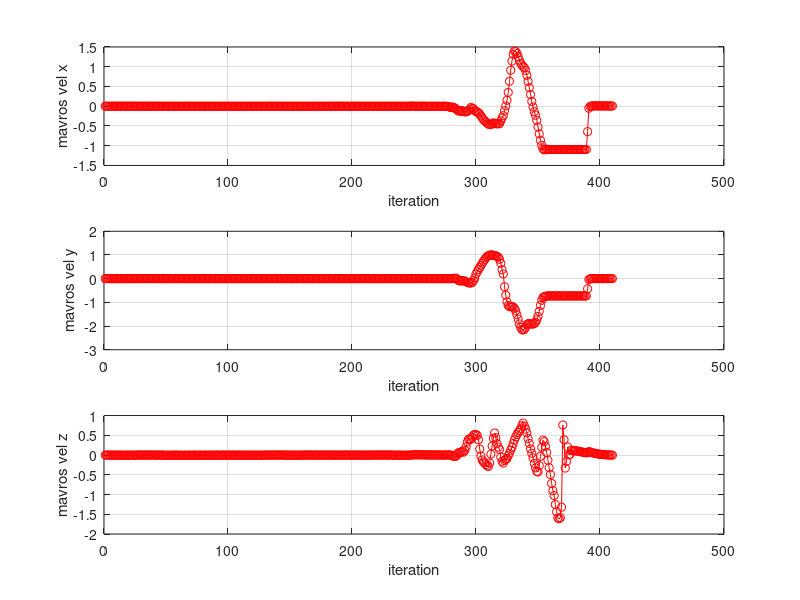
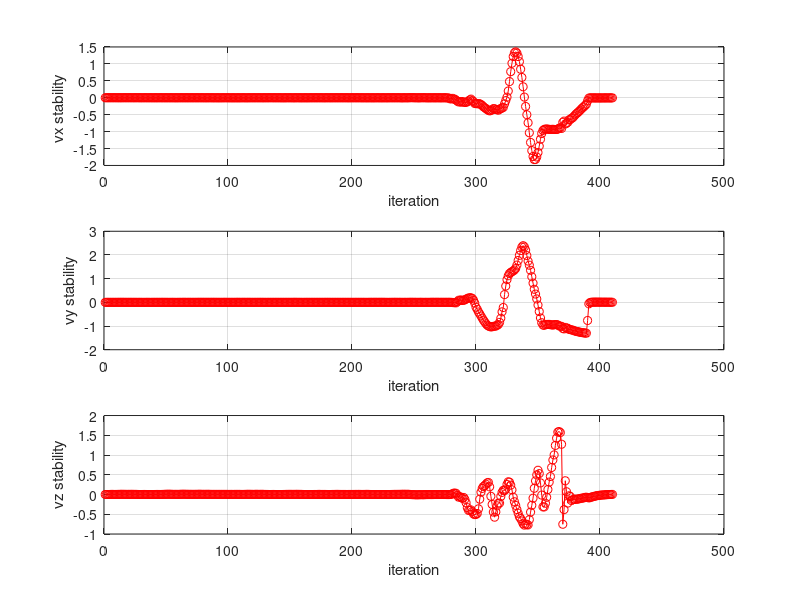

The MATLAB source for these figures, in order:
clear all; close all; clc;
addpath('./results and plots');
data = csvread('accelerometer_data2_forward_test_08_07.csv');
v_enu_x = data(:,1);
v_enu_y = data(:,2);
v_enu_z = data(:,3);
v_stability_x = data(:,4);
v_stability_y = data(:,5);
v_stability_z = data(:,6);
u_forward = data(:,7);
u_crab = data(:,8);
% psi = rad2deg(data(:,9));
% theta = rad2deg(data(:,10));
% phi = rad2deg(data(:,11));
% u_dot_forward = data(:,12);
% u_dot_crab = data(:,13);
% Z_d_dot = data(:,14);
% imu_acc_x = data(:,15);
% imu_acc_y = data(:,16);
% imu_acc_z = data(:,17);


figure(1);
subplot(3,1,1)
plot(v_enu_x, 'ro-');
xlabel('iteration');
ylabel('mavros vel x');
grid on;

subplot(3,1,2)
plot(v_enu_y, 'ro-');
xlabel('iteration');
ylabel('mavros vel y');
grid on;
subplot(3,1,3)
plot(v_enu_z, 'ro-');
xlabel('iteration');
ylabel('mavros vel z');
grid on;

figure(2);
grid on;
subplot(3,1,1)
plot(v_stability_x,'ro-');
xlabel('iteration')
ylabel('vx stability ')
grid on;

subplot(3,1,2)
plot(v_stability_y,'ro-');
xlabel('iteration')
ylabel('vy stability')
grid on;

subplot(3,1,3)
plot(v_stability_z,'ro-');
xlabel('iteration')
ylabel('vz stability')
grid on;
% 
% figure(3);
% grid on;
% subplot(2,1,1)
% plot(u_forward,'ro-');
% xlabel('iteration')
% ylabel('u  forward')
% grid on;
% 
% subplot(2,1,2)
% plot(u_crab,'ro-');
% xlabel('iteration')
% ylabel('u crab')
% grid on;
% 
% figure(4);
% subplot(3,1,1)
% plot(psi, 'ro-');
% xlabel('iteration');
% ylabel('imu yaw');
% grid on;
% 
% subplot(3,1,2)
% plot(theta, 'ro-');
% xlabel('iteration');
% ylabel('imu pitch');
% grid on;
% 
% subplot(3,1,3)
% plot(phi, 'ro-');
% xlabel('iteration');
% ylabel('imu roll');
% grid on;
% 
% % 
% figure(5);
% subplot(3,1,1)
% plot(imu_acc_x, 'ro-');
% xlabel('iteration');
% ylabel('imu acc x');
% grid on;
% 
% subplot(3,1,2)
% plot(imu_acc_y, 'ro-');
% xlabel('iteration');
% ylabel('imu acc y');
% grid on;
% 
% subplot(3,1,3)
% plot(imu_acc_z, 'ro-');
% xlabel('iteration');
% ylabel('imu acc z');
% grid on;
% 
% figure(6);
% subplot(3,1,1)
% plot(u_dot_forward, 'ro-');
% xlabel('iteration');
% ylabel('forward acc');
% grid on;
% 
% subplot(3,1,2)
% plot(u_dot_crab, 'ro-');
% xlabel('iteration');
% ylabel('crab acc');
% grid on;
% 
% subplot(3,1,3)
% plot(Z_d_dot, 'ro-');
% xlabel('iteration');
% ylabel('vertical acc');
% grid on;
% 
